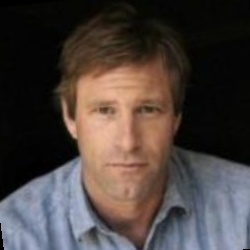
#> input picture python_for_data_analysis/aaron.jpg, 250 x 250 px, found by its file name
$ jupyter execute ch08_01.ipynb   (shell and % lines are left out)
#> lines starting #> are read from the running program, lines starting #| are printed output that depends on the picture
## Chapter 8
# 도식화와 시각화
---
## matplotlib 기초

### 시각화의 중요성과 matplotlib
- 인간은 가장 시각 능력이 뛰어난 동물 중의 하나이다.
- 하지만 인간의 수치 계산 능력은 본능이 아니다. (언어의 발달로 인한 논리 능력의 확장임)
- 이런 점들이 인간이 아직까지 인공지능에 비해 시각적 판단이 뛰어난 이유이다.
- 시각 능력은 다른 말로 하면 **패턴인식** 능력이다. 빛의 분포로 생기는 시각 패턴을 인간은 너무나 쉽게 알아 볼 수 있다.
- 이러한 인간의 능력을 최대한 발휘하기 위해서 숫자로 되어 있는 데이터를 시각화 하여야 한다.
- 제공받은 데이터의 **특성을 분석**하기 위해서 뿐만 아니라, **결과를 설명**하기 위해서 시각화는 아주 중요하다.
- matplotlib 는 파이썬의 시각화 도구이다.
- matplotlib 는 MATLAB 의 시각화 기능을 참고하여 만들어졌다.
- matplotlib 는 3차원 시각화 도구를 제공하지만 평면 상에서 3차원 도표는 알아보기 쉽지 않으므로, 대부분의 시각화 기능은 2차원을 위주로 한다.

### 참고 자료
- 홈페이지 : https://matplotlib.org/
- 튜토리얼 : https://matplotlib.org/tutorials/introductory/pyplot.html
- API : https://matplotlib.org/api/index.html
- 예제 : https://matplotlib.org/tutorials/index.html#introductory

[cell 1]
import numpy as np
import matplotlib.pyplot as plt

[cell 2]
plt.plot([1,2,3,4])

[cell 3]
plt.show()

[cell 4]
plt.plot(np.random.randn(100))
#> figure, not shown here; curve peaks at x = 24, y = 2.27

**[주의]**
- %pylab inline 또는 %matplotlib inline 을 실행하면 ipython 과 쥬피터 노트북에서 plt.show() 를 실행하지 않아도 되고 도표가 실행창에 포함된다.

[cell 5]
%pylab inline

[cell 6]
plt.plot([1,2,3,4])

[cell 7]
plt.plot([1,2,3,4])
plt.plot([4,3,2,1])

[cell 8]
plt.plot([1,2,3,4], label='up')
plt.plot([4,3,2,1], label='down')
plt.legend()

[cell 9]
plt.plot([1,2,3,4], label='up')
plt.plot([4,3,2,1], label='down')
plt.legend(loc='best')
plt.axis([-1,4,0,5])

- 도표에 제목을 붙이자.

[cell 10]
plt.plot([1,2,3,4], label='up')
plt.plot([4,3,2,1], label='down')
plt.legend(loc='best')
plt.axis([-1,4,0,5])

plt.title('UP and DOWN lines', fontsize=20)
plt.xlabel('X')
plt.ylabel('value')

- 이미지 크기를 변경하자.

[cell 11]
fig = plt.figure(figsize=[12,8])

plt.plot([1,2,3,4], label='up')
plt.plot([4,3,2,1], label='down')
plt.legend(loc='best')
plt.axis('scaled')
plt.axis([-1,4,0,5])
#plt.xlim(-1,4)
#plt.ylim(0,5)

plt.title('UP and DOWN lines', fontsize=20)
plt.xlabel('X')
plt.ylabel('value')

plt.xticks([0,1.5,3],['one','1 1/2', 'three'])
plt.yticks(np.arange(1,4.1,0.5))
plt.grid()

### plot() 함수
- https://matplotlib.org/api/_as_gen/matplotlib.pyplot.plot.html#matplotlib.pyplot.plot

[cell 12]
a=np.random.randn(100)

plt.plot(a)
plt.plot(a.cumsum())
plt.legend(['original','cumsum'])
#> figure, not shown here; curve peaks at x = 44, y = 2.38; curve peaks at x = 47, y = 14.6

[cell 13]
plt.plot(a, 'b--') # color='b', linestyle='--'
plt.plot(a.cumsum(), 'ro-') # color='red', marker='o', linestyle='-'
plt.legend(['original','cumsum'], loc='best')
#> figure, not shown here; curve peaks at x = 44, y = 2.38; curve peaks at x = 47, y = 14.6

[cell 14]
plt.plot(a[:10], 'r^-', linewidth=3, markersize=10)
plt.plot(a[:10], 'g:', drawstyle='steps-post')
#> figure, not shown here; curve peaks at x = 5, y = 1.94; curve peaks at x = 5, y = 1.94

[cell 15]
N = 10000
a = np.random.randn(N)
plt.plot(a.cumsum())
#> figure, not shown here; curve peaks at x = 18, y = 2.4

[cell 16]
plt.plot([0,1,2,3], label='p1')
plt.plot([1,2,3,4])
plt.plot([2,3,4,5], label='p3')

plt.xticks(range(4),rotation=30, ha='left')
plt.legend()

[cell 17]
plt.plot([1,3,2,4], [1,2,3,4])
plt.axis([0,5,0,5])

[cell 18]
a = np.array([[1,2,3],[10,11,12]])
plt.plot(a) # 열 단위로 그린다

plt.figure() # 전체 그림을 리셋한다
plt.plot(a.T)

### scatter() 함수
- 산점도 그림을 그린다.
- 보통 속성이 2개인 샘플들의 위치를 점으로 찍는다.

[cell 19]
a = np.array([[1,1], [2,3], [3,2]])
plt.scatter(a[:,0], a[:,1]) # 각각 X축과 Y축

[cell 20]
x = np.random.randn(10000)
y = np.random.randn(10000)
plt.scatter(x,y, alpha=0.05)
plt.axis('scaled')

[cell 21]
x1 = np.random.normal(0,3,500)
y1 = np.random.normal(0,3,500)
plt.scatter(x1,y1, alpha=0.2, cmap='gray')

x2 = np.random.normal(10,3,500)
y2 = np.random.normal(5,2,500)
plt.scatter(x2,y2, alpha=0.2, cmap='gray')

plt.legend(['one','two'])

[cell 22]
help(plt.scatter)

[cell 23]
plt.figure(figsize=[12,12])
# x = np.random.rand(1000)
x = np.random.uniform(-5,5,size=1000)
y = 2*x + 1 + np.random.randn(1000)
plt.scatter(x,y, alpha=0.2)
plt.vlines([0],-5,5, linestyles=':')
plt.hlines([0],-3,3, linestyles=':')
plt.axis('equal')

[cell 24]
x = np.random.randn(100)
y = np.random.randn(100)
label = np.random.randint(2, size=100)
sz = np.random.rand(100)*100

plt.scatter(x, y, c=label, s=sz*3)
plt.colorbar()

### 한글 출력

[cell 25]
import matplotlib.font_manager as fm

# prop=fm.FontProperties(fname='C:/Windows/Fonts/gulim.ttc')
# prop=fm.FontProperties(fname='C:/Windows/Fonts/Daum_Regular.ttf')
prop=fm.FontProperties(fname='C:/Windows/Fonts/NanumBarunpenR.ttf')

plt.title('헬로 플롯! (Hello, plot!)', fontproperties=prop, fontsize=20)
# fontproperties 뒤에 fontsize 가 나와야 함
plt.scatter(np.random.randn(100), np.random.randn(100), c=np.random.randn(100), s=50, alpha=0.5)
plt.xlabel('안녕하세요', fontproperties=prop)
plt.legend(['하나'], prop=prop)

### 막대 그래프
- bar(), barh()

[cell 26]
plt.bar(range(20), np.random.randint(10,size=20), color='#00ff00')

[cell 27]
plt.barh(range(10), np.random.randint(10,size=10))

[cell 28]
a = np.random.randint(10,size=10)
b = np.random.randint(10,size=10)

plt.bar(range(10), a, color='blue')
plt.bar(range(10), b, bottom=a, color='pink')
plt.legend(['Man', 'Woman'])
#> figure, not shown here; tallest bar 9 high, from x = 3.6 to 4.4; tallest bar 9 high, from x = 4.6 to 5.4

### 히스토그램
- 값들을 구간으로 나눠서 갯수를 막대그래프로 보여준다.

[cell 29]
a = np.random.randn(10000)
display(a.max(), a.min())
# plt.hist(a, bins=30, range=[-3,3])
plt.hist(a, bins=30)
#> figure, not shown here; tallest bar 1035 high, from x = -0.2 to 0.0468

[cell 30]
a = np.random.randint(100,size=10000)
plt.hist(a, bins=range(0,101,5))
plt.xticks(range(0,101,5), rotation=90)
print('')
#> figure, not shown here; tallest bar 542 high, from x = 0 to 5

[cell 31]
a = np.random.randn(1000)
b = np.random.normal(10,5,size=1000)
_, bins = np.histogram(np.r_[a,b], 50)

plt.hist(a, bins=bins, alpha=0.3)
plt.hist(b, bins=bins, alpha=0.3)
plt.legend(['zero', 'one'])
#> figure, not shown here; tallest bar 240 high, from x = -0.423 to 0.231; tallest bar 61 high, from x = 10.68 to 11.34

### 박스 플롯

[cell 32]
a = np.zeros([100,3])
a[:,0] = np.random.randn(100)
a[:,1] = np.random.normal(5,2,size=100)
a[:,2] = np.random.normal(10,5,size=100)

plt.boxplot(a)
print('')

### imshow()
- 2차원 형태의 데이터가 있을 때, 2차원 좌표상에서 그림을 그린다.
- 이미지 출력에도 사용된다.

[cell 33]
a = np.random.randn(64,64)
plt.imshow(a)
plt.colorbar(shrink=0.7)

[cell 34]
a = np.random.randn(64,64)
plt.imshow(a, interpolation='none', vmin=-1, vmax=1)
plt.colorbar(shrink=0.7)

[cell 35]
a = np.random.randn(64,64)
plt.imshow(a, vmin=-1, vmax=1)
plt.colorbar(shrink=0.7)

[cell 36]
a = [[(x-30)**2 - (y-10)**2 for x in range(100)] for y in range(100)]
a = [[np.sin(x*y) for x in range(100)] for y in range(100)]
plt.imshow(a, origin='lower')
plt.colorbar()

[cell 37]
x = np.arange(-1,1,0.1)
y = np.arange(-1,1,0.1)

xx, yy = np.meshgrid(x,y)

a = np.sin(xx*yy)
plt.imshow(a, origin='lower')
plt.colorbar()
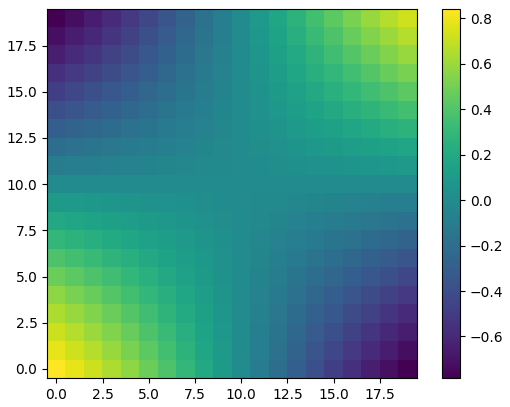
#> figure drawn by matplotlib, 2 panels

[cell 38]
import matplotlib.image as mpimg

img=mpimg.imread('aaron.jpg')
#> img is the input picture: shape (250, 250, 3); mean R, G, B 74.5, 65, 61.6
display(img.shape)

[cell 39]
plt.imshow(img)

[cell 40]
plt.imshow(img[:,:,0], vmin=0, vmax=255, cmap='Reds_r')
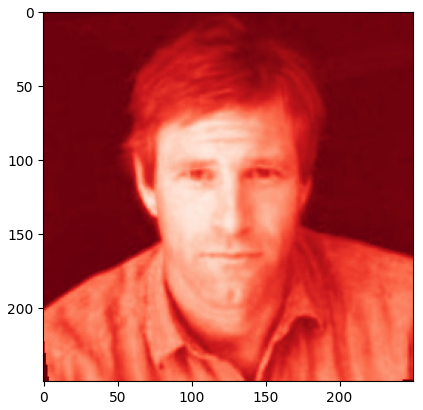
#> figure drawn by matplotlib, 1 panel

[cell 41]
plt.imshow(img[:,:,1], vmin=0, vmax=255, cmap='Greens_r')
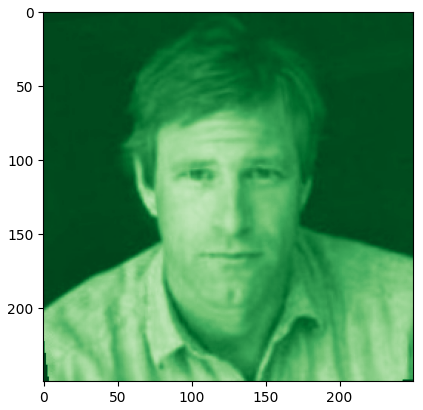
#> figure drawn by matplotlib, 1 panel

[cell 42]
plt.imshow(img[:,:,2], vmin=0, vmax=255, cmap='Blues_r')
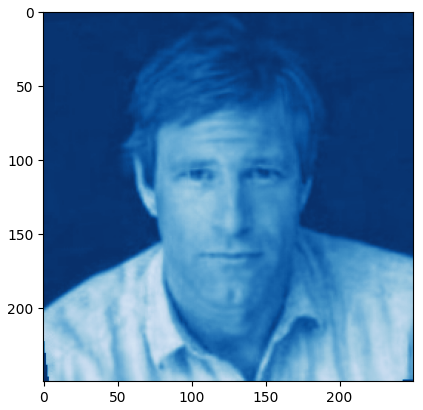
#> figure drawn by matplotlib, 1 panel

### 등고선
- 이차원 평면 상에서 등고선을 그린다.

[cell 43]
x = np.arange(-1,1,0.1)
y = np.arange(-1,1,0.1)

xx, yy = np.meshgrid(x,y)

a = np.sin(xx*yy)
CS = plt.contour(xx, yy, a, levels=np.arange(-1,1,0.2)) # plt.contour(a)
plt.clabel(CS, inline=2, fontsize=10)
plt.colorbar()
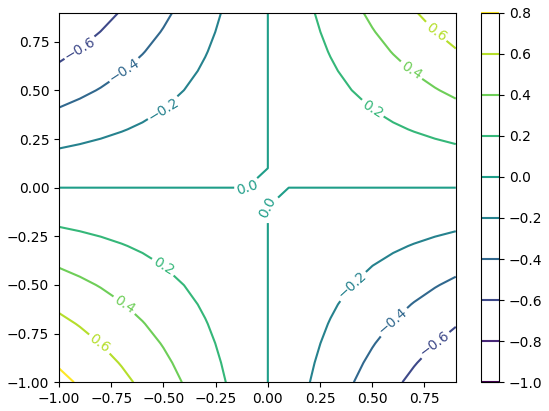
#> figure drawn by matplotlib, 2 panels

[cell 44]
x = np.arange(-1,1,0.1)
y = np.arange(-1,1,0.1)

xx, yy = np.meshgrid(x,y)

a = np.sin(xx*yy)
plt.contourf(xx, yy, a)
plt.colorbar()
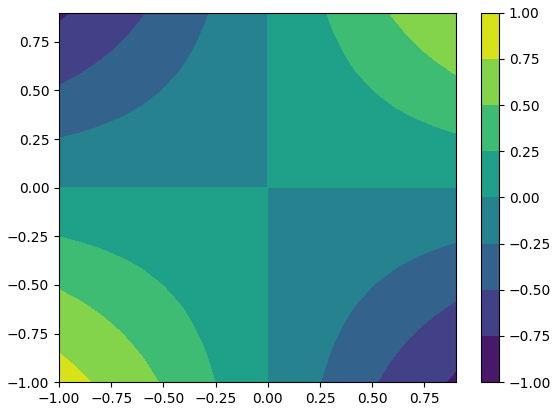
#> figure drawn by matplotlib, 2 panels

### cmap
- 플롯의 색상 범위를 지정한다.
- https://matplotlib.org/examples/color/colormaps_reference.html
- 플롯에서 사용한 값에 따라 자동으로 색상영역을 잡는다. (imshow 의 vmin, vmax 참고)

### 여러개의 플롯을 한번에 그리기

[cell 45]
fig, axes = plt.subplots(2,2, figsize=[10,8])
display(axes.shape)

axes[0,0].plot([1,2,3,4])
axes[0,1].scatter(np.random.randn(100), np.random.randn(100))
axes[1,0].bar(range(10),range(10))
axes[1,1].imshow(np.random.randn(64,64))

fig.suptitle('TEST', fontsize=20)
axes[0,0].set_title('TEST1')
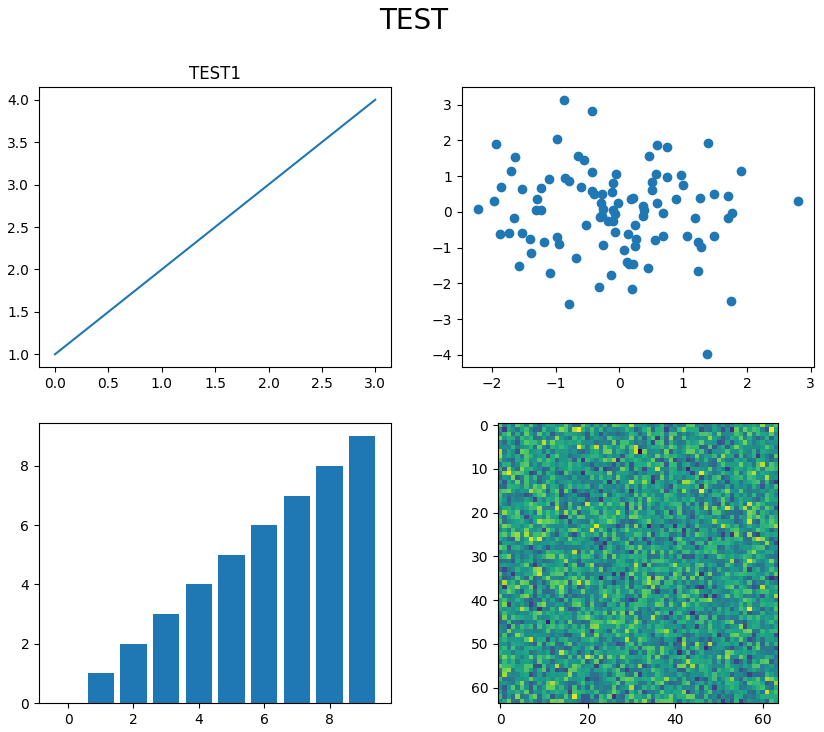
#> figure drawn by matplotlib, 4 panels; panel 3: tallest bar 9 high, from x = 8.6 to 9.4

[cell 46]
fig = plt.figure(figsize=[10,8])
fig.suptitle('TEST', fontsize=20)

plt.subplot(2,2,1)
plt.title('TEST1')
plt.plot([0,1,2,3])

plt.subplot(2,2,2)
plt.title('TEST2')
plt.scatter(np.random.randn(100), np.random.randn(100))

plt.subplot(2,2,3)
plt.title('TEST3')
plt.bar(range(10),range(10))

plt.subplot(2,2,4)
plt.title('TEST4')
plt.imshow(np.random.randn(64,64))
plt.colorbar()
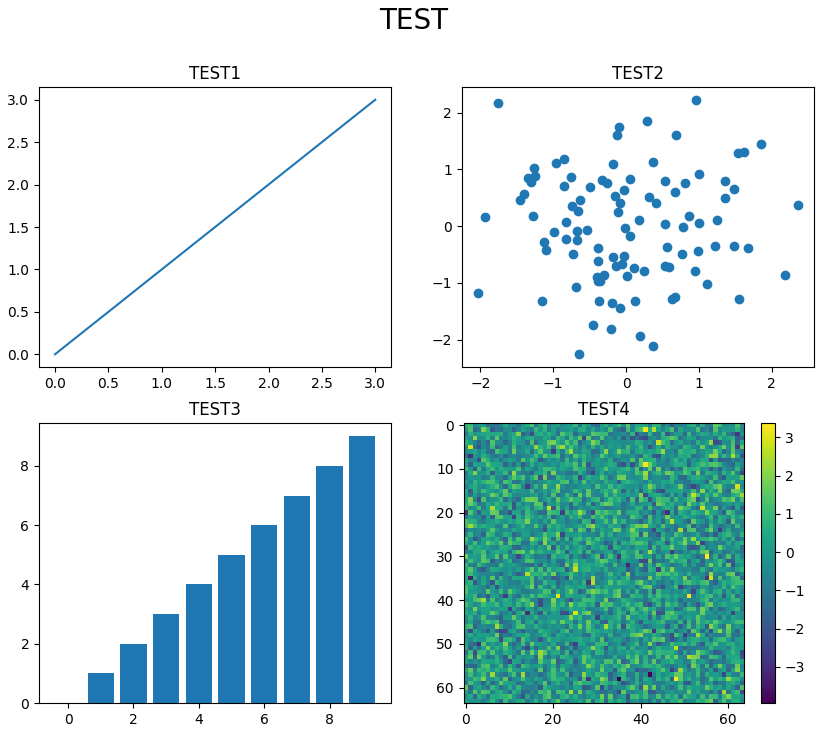
#> figure drawn by matplotlib, 5 panels; panel 3: tallest bar 9 high, from x = 8.6 to 9.4

[cell 47]
X = np.random.randn(100,6)

for i in range(6):
    plt.subplot(3,2,i+1)
    plt.title(i)
    plt.plot(X[:,i],color = "r")
#     plt.plot(X[:, j],color = "b")
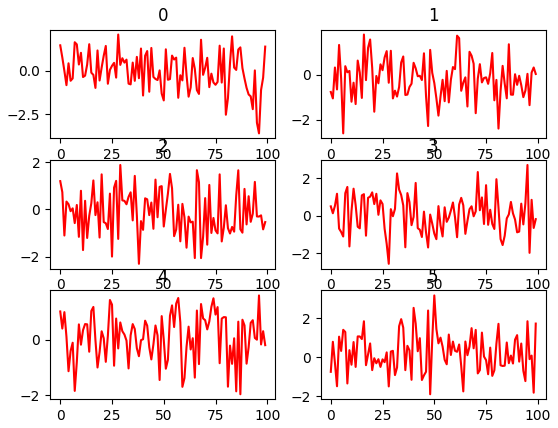
#> figure drawn by matplotlib, 6 panels; panel 1: curve peaks at x = 28, y = 2.07; panel 2: curve peaks at x = 16, y = 1.77; panel 3: curve peaks at x = 29, y = 1.88; panel 4: curve peaks at x = 95, y = 2.7

### 텍스트와 화살표 그리기

[cell 48]
plt.axis([-10,10,-10,10])
plt.vlines([0,5,-5],-10,10,linestyles=':')
plt.hlines([0,5,-5],-10,10,linestyles=':')

plt.text(0,0,'안녕하세요',fontproperties=prop,fontsize=20,va='center',ha='center')
plt.annotate('원점',xy=(0,0),xytext=(5,5),arrowprops=dict(facecolor='black'),fontproperties=prop)
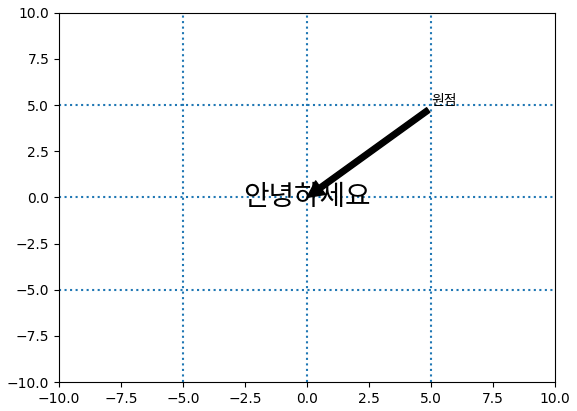
#> figure drawn by matplotlib, 1 panel
